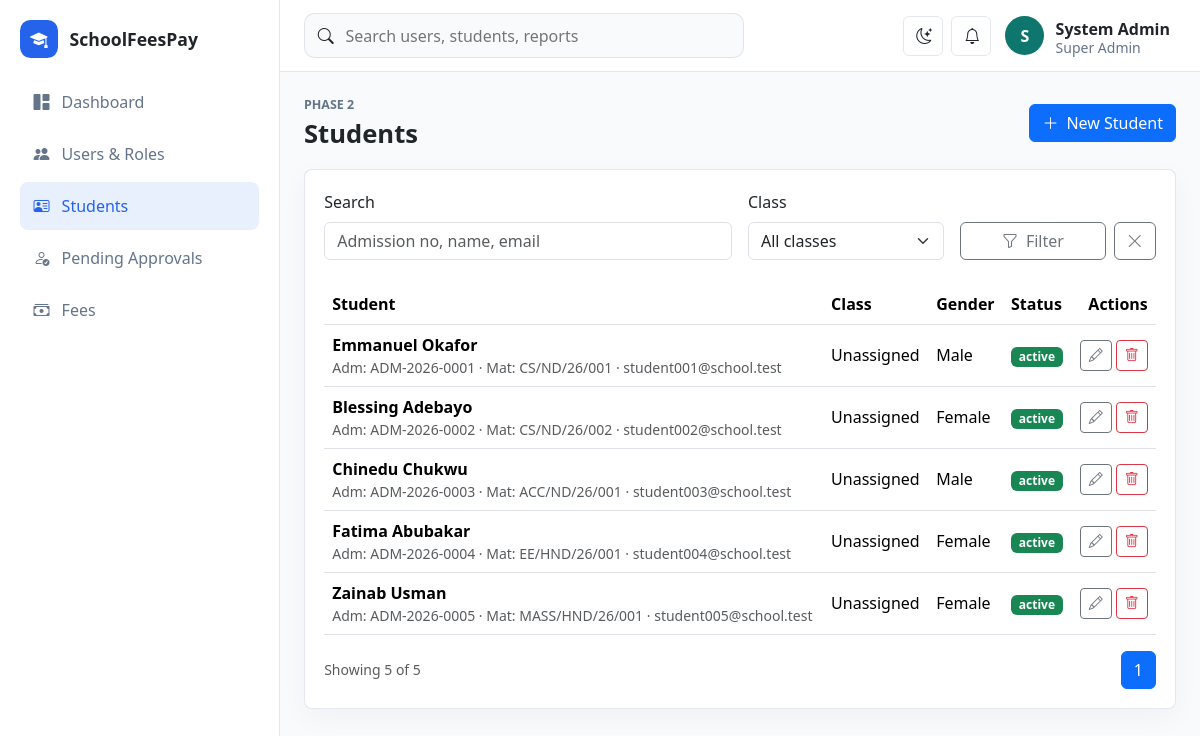
The page /schoolfeespay/students (signed in) on the database its author committed.
### tables this page shows
CREATE TABLE students (
    id BIGINT UNSIGNED AUTO_INCREMENT PRIMARY KEY,
    user_id BIGINT UNSIGNED NULL UNIQUE,
    class_stream_id BIGINT UNSIGNED NULL,
    department_id BIGINT UNSIGNED NULL,
    admission_no VARCHAR(60) NULL UNIQUE,
    matriculation_no VARCHAR(60) NULL UNIQUE,
    first_name VARCHAR(100) NOT NULL,
    other_name VARCHAR(100) NULL,
    last_name VARCHAR(100) NOT NULL,
    email VARCHAR(190) NULL,
    phone VARCHAR(40) NULL,
    date_of_birth DATE NULL,
    gender ENUM('male', 'female', 'other') NOT NULL,
    nationality VARCHAR(80) NULL,
    religion VARCHAR(80) NULL,
    programme VARCHAR(120) NULL,
    level VARCHAR(50) NULL,
    academic_session VARCHAR(20) NULL,
    medical_notes TEXT NULL,
    emergency_contact VARCHAR(120) NULL,
    previous_school VARCHAR(160) NULL,
    status ENUM('pending', 'active', 'rejected', 'transferred', 'graduated', 'suspended', 'inactive') NOT NULL DEFAULT 'pending',
    created_at TIMESTAMP DEFAULT CURRENT_TIMESTAMP,
    updated_at TIMESTAMP DEFAULT CURRENT_TIMESTAMP ON UPDATE CURRENT_TIMESTAMP,
    INDEX idx_students_class_status (class_stream_id, status),
    CONSTRAINT fk_students_user FOREIGN KEY (user_id) REFERENCES users(id) ON DELETE SET NULL,
    CONSTRAINT fk_students_class FOREIGN KEY (class_stream_id) REFERENCES class_streams(id) ON DELETE SET NULL,
    CONSTRAINT fk_students_department FOREIGN KEY (department_id) REFERENCES departments(id) ON DELETE SET NULL
);

### app/Core/View.php (called while the page is built, shortened)
<?php
final class View
{
    public static function render(string $view, array $data = [], string $layout = 'app'): void
    {
        extract($data, EXTR_SKIP);
        $viewFile = dirname(__DIR__) . "/Views/{$view}.php";
        require $viewFile;
    }
}

### app/Controllers/StudentController.php (called while the page is built, shortened)
<?php
final class StudentController
{
    public function index(): void
    {
        $search = trim((string)Request::input('search', ''));
        $classId = trim((string)Request::input('class_id', ''));
        View::render('students/index', [
            'title' => 'Students',
            'students' => Student::paginate($search, $classId, max(1, (int)Request::input('page', 1))),
            'classes' => Lookup::classes(),
            'search' => $search,
            'classId' => $classId,
        ]);
    }
}

### app/Core/Router.php (called while the page is built, shortened)
<?php
final class Router
{
    private array $routes = [];
    public function get(string $path, array $handler): void
    {
        $this->routes['GET'][$this->normalize($path)] = $handler;
    }
    public function post(string $path, array $handler): void
    {
        $this->routes['POST'][$this->normalize($path)] = $handler;
    }
    public function dispatch(): void
    {
        $method = Request::method();
        $path = Request::path();
        $handler = $this->routes[$method][$path] ?? null;
        [$class, $action] = $handler;
        (new $class())->{$action}();
    }
    private function normalize(string $path): string
    {
        return '/' . trim($path, '/');
    }
}

### public/index.php (called while the page is built, shortened)
<?php
require dirname(__DIR__) . '/app/Core/helpers.php';
$config = require dirname(__DIR__) . '/config/app.php';
$router = new Router();
$router->get('/', [DashboardController::class, 'index']);
$router->get('/login', [AuthController::class, 'showLogin']);
$router->post('/login', [AuthController::class, 'login']);
$router->post('/logout', [AuthController::class, 'logout']);
$router->get('/dashboard', [DashboardController::class, 'index']);
$router->get('/profile', [StudentController::class, 'profile']);
$router->get('/users', [UserController::class, 'index']);
$router->get('/users/create', [UserController::class, 'create']);
$router->post('/users', [UserController::class, 'store']);
$router->get('/users/edit', [UserController::class, 'edit']);
$router->post('/users/update', [UserController::class, 'update']);
$router->post('/users/delete', [UserController::class, 'destroy']);
$router->get('/register', [StudentController::class, 'register']);
$router->post('/register', [StudentController::class, 'storeRegistration']);
$router->get('/students', [StudentController::class, 'index']);
$router->get('/students/create', [StudentController::class, 'create']);
$router->post('/students', [StudentController::class, 'store']);
$router->get('/students/edit', [StudentController::class, 'edit']);
$router->post('/students/update', [StudentController::class, 'update']);
$router->post('/students/delete', [StudentController::class, 'destroy']);
$router->get('/students/pending', [StudentController::class, 'pending']);
$router->post('/students/approve', [StudentController::class, 'approve']);
$router->post('/students/reject', [StudentController::class, 'reject']);
$router->get('/teachers', [TeacherController::class, 'index']);
$router->get('/teachers/create', [TeacherController::class, 'create']);
$router->post('/teachers', [TeacherController::class, 'store']);
$router->get('/teachers/edit', [TeacherController::class, 'edit']);
$router->post('/teachers/update', [TeacherController::class, 'update']);
$router->post('/teachers/delete', [TeacherController::class, 'destroy']);
$router->get('/parents', [ParentController::class, 'index']);
$router->get('/parents/create', [ParentController::class, 'create']);
$router->post('/parents', [ParentController::class, 'store']);
$router->get('/parents/edit', [ParentController::class, 'edit']);
$router->post('/parents/update', [ParentController::class, 'update']);
$router->post('/parents/delete', [ParentController::class, 'destroy']);
$router->get('/classes', [ClassController::class, 'index']);
$router->get('/classes/create', [ClassController::class, 'create']);
$router->post('/classes', [ClassController::class, 'store']);
$router->get('/classes/edit', [ClassController::class, 'edit']);
$router->post('/classes/update', [ClassController::class, 'update']);
$router->post('/classes/delete', [ClassController::class, 'destroy']);
$router->get('/fees', [FeeController::class, 'index']);
$router->get('/fees/receipt', [FeeController::class, 'receipt']);
$router->post('/fees/invoice', [FeeController::class, 'invoice']);
$router->post('/fees/payment', [FeeController::class, 'payment']);
$router->post('/fees/verify', [FeeController::class, 'verify']);
$router->dispatch();

### app/Core/Auth.php (called while the page is built, shortened)
<?php
final class Auth
{
    public static function user(): ?array
    {
        return $_SESSION['user'] ?? null;
    }
    public static function can(string $permission): bool
    {
        $permissions = self::user()['permissions'] ?? [];
        return in_array($permission, $permissions, true);
    }
}

### config/app.php (called while the page is built)
<?php
return [
    'name' => 'SchoolFeesPay',
    'base_url' => '/schoolfeespay',
    'timezone' => 'Africa/Lagos',
    'session_name' => 'schoolfeespay_session',
    'debug' => true,
];

### config/database.php (called while the page is built)
<?php
return [
    'host' => '127.0.0.1',
    'port' => '3306',
    'database' => 'schoolfeespay',
    'username' => 'root',
    'password' => '',
    'charset' => 'utf8mb4',
];

### app/Core/Database.php (called while the page is built, shortened)
<?php
final class Database
{
    private static ?PDO $connection = null;
    public static function connection(): PDO
    {
        if (self::$connection !== null) {
            return self::$connection;
        }
        $config = require dirname(__DIR__, 2) . '/config/database.php';
        $dsn = sprintf(
            'mysql:host=%s;port=%s;dbname=%s;charset=%s',
            $config['host'],
            $config['port'],
            $config['database'],
            $config['charset']
        );
        try {
            self::$connection = new PDO($dsn, $config['username'], $config['password'], [
                PDO::ATTR_ERRMODE => PDO::ERRMODE_EXCEPTION,
                PDO::ATTR_DEFAULT_FETCH_MODE => PDO::FETCH_ASSOC,
                PDO::ATTR_EMULATE_PREPARES => false,
            ]);
        } catch (PDOException $exception) {
            http_response_code(500);
            exit('Database connection failed. Check config/database.php and import database/schema.sql.');
        }
        return self::$connection;
    }
}

### app/Core/helpers.php (called while the page is built, shortened)
<?php
function app_config(string $key, mixed $default = null): mixed
{
    static $config = null;
    $config ??= require dirname(__DIR__, 2) . '/config/app.php';
    return $config[$key] ?? $default;
}
function url(string $path = ''): string
{
    return rtrim(app_config('base_url'), '/') . '/' . ltrim($path, '/');
}
function e(mixed $value): string
{
    return htmlspecialchars((string)$value, ENT_QUOTES, 'UTF-8');
}

### app/Models/Student.php (called while the page is built, shortened)
<?php
final class Student
{
    public static function paginate(string $search = '', string $classId = '', int $page = 1, int $perPage = 12): array
    {
        $where = ['1 = 1'];
        $params = [];
        $whereSql = implode(' AND ', $where);
        $count = Database::connection()->prepare("SELECT COUNT(*) FROM students WHERE {$whereSql}");
        $count->execute($params);
        $total = (int)$count->fetchColumn();
        $offset = max(0, ($page - 1) * $perPage);
        $stmt = Database::connection()->prepare(
            "SELECT students.*, CONCAT(class_streams.name, ' ', class_streams.stream) AS class_name
             FROM students
             LEFT JOIN class_streams ON class_streams.id = students.class_stream_id
             WHERE {$whereSql}
             ORDER BY students.created_at DESC
             LIMIT :limit OFFSET :offset"
        );
        $stmt->bindValue('limit', $perPage, PDO::PARAM_INT);
        $stmt->bindValue('offset', $offset, PDO::PARAM_INT);
        $stmt->execute();
        return ['items' => $stmt->fetchAll(), 'total' => $total, 'pages' => max(1, (int)ceil($total / $perPage)), 'page' => $page];
    }
}

### app/Views/students/index.php (the view, shortened to what this page needs)
<div class="page-heading">
    <div><p class="eyebrow">Phase 2</p><h1>Students</h1></div>
    <?php if (\App\Core\Auth::can('students.manage')): ?><a class="btn btn-primary" href="<?= e(url('/students/create')) ?>"><i class="bi bi-plus-lg me-2"></i>New Student</a><?php endif; ?>
</div>
<section class="panel">
    <form class="row g-3 align-items-end mb-4" method="get">
        <div class="col-md-6"><label class="form-label">Search</label><input class="form-control" name="search" value="<?= e($search) ?>" placeholder="Admission no, name, email"></div>
        <div class="col-md-3"><label class="form-label">Class</label><select class="form-select" name="class_id"><option value="">All classes</option></select></div>
        <div class="col-md-3 d-flex gap-2"><button class="btn btn-outline-secondary flex-fill" type="submit"><i class="bi bi-funnel me-2"></i>Filter</button><a class="btn btn-outline-secondary" href="<?= e(url('/students')) ?>"><i class="bi bi-x-lg"></i></a></div>
    </form>
    <div class="table-responsive">
        <table class="table align-middle">
            <thead><tr><th>Student</th><th>Class</th><th>Gender</th><th>Status</th><th class="text-end">Actions</th></tr></thead>
            <tbody>
            <?php foreach ($students['items'] as $student): ?>
                <tr>
                    <td><div class="fw-semibold"><?= e($student['first_name'] . ' ' . $student['last_name']) ?></div><div class="text-muted small">Adm: <?= e($student['admission_no'] ?? '—') ?><?= !empty($student['matriculation_no']) ? ' · Mat: ' . e($student['matriculation_no']) : '' ?><?= !empty($student['email']) ? ' · ' . e($student['email']) : '' ?></div></td>
                    <td><?= e($student['class_name'] ?? 'Unassigned') ?></td>
                    <td><?= e(ucfirst($student['gender'])) ?></td>
                    <td><span class="badge text-bg-<?= $student['status'] === 'active' ? 'success' : 'secondary' ?>"><?= e($student['status']) ?></span></td>
                    <td class="text-end">
                        <?php if (\App\Core\Auth::can('students.manage')): ?>
                            <a class="btn btn-sm btn-outline-secondary" href="<?= e(url('/students/edit?id=' . $student['id'])) ?>"><i class="bi bi-pencil"></i></a>
                            <form class="d-inline" action="<?= e(url('/students/delete')) ?>" method="post" data-confirm="Delete this student?"><?= csrf_field() ?><input type="hidden" name="id" value="<?= e($student['id']) ?>"><button class="btn btn-sm btn-outline-danger"><i class="bi bi-trash"></i></button></form>
                        <?php endif; ?>
                    </td>
                </tr>
            <?php endforeach; ?>
            </tbody>
        </table>
    </div>
    <div class="d-flex justify-content-between align-items-center"><p class="text-muted small mb-0">Showing <?= count($students['items']) ?> of <?= e($students['total']) ?></p><nav><ul class="pagination mb-0"><?php for ($i = 1; $i <= $students['pages']; $i++): ?><li class="page-item <?= $i === $students['page'] ? 'active' : '' ?>"><a class="page-link" href="<?= e(url('/students?page=' . $i . '&search=' . urlencode($search) . '&class_id=' . urlencode($classId))) ?>"><?= e($i) ?></a></li><?php endfor; ?></ul></nav></div>
</section>

### public/assets/css/app.css (style rules this page uses)
:root { --sidebar-width: 280px; --border-color: rgba(148, 163, 184, .25); --surface: #ffffff; --muted-surface: #f8fafc; --text-soft: #64748b; }
body { background: var(--muted-surface); color: var(--bs-body-color); }
.page-heading { display: flex; justify-content: space-between; align-items: center; gap: 1rem; margin-bottom: 1.25rem; }
.page-heading h1 { margin: 0; font-size: clamp(1.6rem, 2vw, 2.2rem); font-weight: 800; }
.eyebrow { margin: 0 0 .25rem; color: var(--text-soft); font-size: .78rem; text-transform: uppercase; font-weight: 800; }
.metric-card, .panel { background: var(--surface); border: 1px solid var(--border-color); border-radius: .5rem; box-shadow: 0 8px 28px rgba(15, 23, 42, .04); }
.panel { padding: 1.2rem; }

### rows shown on the page
students: first_name+last_name "Emmanuel Okafor", admission_no "ADM-2026-0001", matriculation_no "CS/ND/26/001", email "student001@school.test", class_name "Unassigned", gender "Male", status "active"
students: first_name+last_name "Blessing Adebayo", admission_no "ADM-2026-0002", matriculation_no "CS/ND/26/002", email "student002@school.test", class_name "Unassigned", gender "Female", status "active"
students: first_name+last_name "Chinedu Chukwu", admission_no "ADM-2026-0003", matriculation_no "ACC/ND/26/001", email "student003@school.test", class_name "Unassigned", gender "Male", status "active"
students: first_name+last_name "Fatima Abubakar", admission_no "ADM-2026-0004", matriculation_no "EE/HND/26/001", email "student004@school.test", class_name "Unassigned", gender "Female", status "active"
students: first_name+last_name "Zainab Usman", admission_no "ADM-2026-0005", matriculation_no "MASS/HND/26/001", email "student005@school.test", class_name "Unassigned", gender "Female", status "active", id "5"

### other values the page prints
app_config('name') "SchoolFeesPay"
substr(current_user()['name'] ?? 'U', 0, 1) "S"
current_user()['name'] "System Admin"
current_user()['role'] "Super Admin"
count($students['items']) "5"
